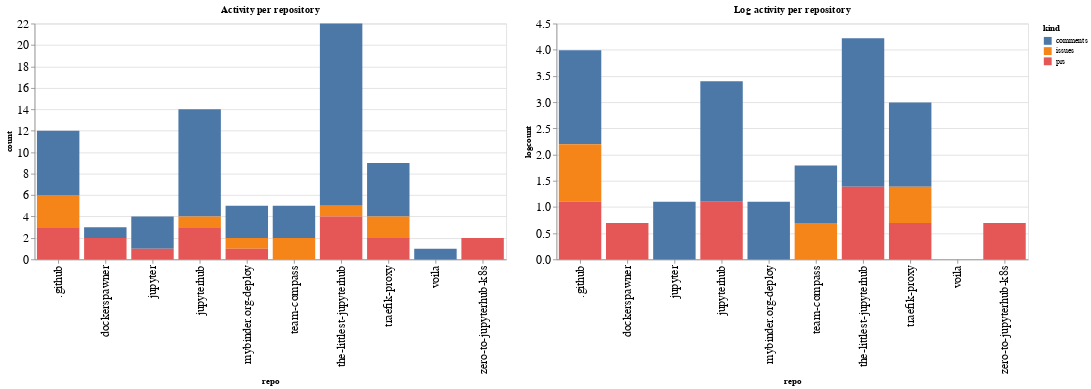

Notebook source saved alongside this figure:
### Code cell
ch1 = alt.Chart(repo_summaries, width=600, title="Activity per repository").mark_bar().encode(
    x='repo',
    y='count',
    color='kind',
    tooltip="kind"
)

ch2 = alt.Chart(repo_summaries, width=600, title="Log activity per repository").mark_bar().encode(
    x='repo',
    y='logcount',
    color='kind',
    tooltip="kind"
)

ch1 | ch2

### Figure 1 — Vega-Lite specification as saved in the notebook (floating-point values rounded to 4 significant figures)
{"config": {"axisLeft": {"labelFontSize": 15}, "axisBottom": {"labelFontSize": 15}}, "hconcat": [{"mark": "bar", "encoding": {"color": {"type": "nominal", "field": "kind"}, "tooltip": {"type": "nominal", "field": "kind"}, "x": {"type": "nominal", "field": "repo"}, "y": {"type": "quantitative", "field": "count"}}, "title": "Activity per repository", "width": 600}, {"mark": "bar", "encoding": {"color": {"type": "nominal", "field": "kind"}, "tooltip": {"type": "nominal", "field": "kind"}, "x": {"type": "nominal", "field": "repo"}, "y": {"type": "quantitative", "field": "logcount"}}, "title": "Log activity per repository", "width": 600}], "data": {"name": "data-edf1412c410022f9e98977f9a7a91de1"}, "$schema": "https://vega.github.io/schema/vega-lite/v4.8.1.json", "datasets": {"data-edf1412c410022f9e98977f9a7a91de1": [{"repo": ".github", "kind": "comments", "count": 6, "logcount": 1.792}, {"repo": ".github", "kind": "issues", "count": 3, "logcount": 1.099}, {"repo": ".github", "kind": "prs", "count": 3, "logcount": 1.099}, {"repo": "dockerspawner", "kind": "comments", "count": 1, "logcount": 0.0}, {"repo": "dockerspawner", "kind": "prs", "count": 2, "logcount": 0.6931}, {"repo": "jupyter", "kind": "comments", "count": 3, "logcount": 1.099}, {"repo": "jupyter", "kind": "prs", "count": 1, "logcount": 0.0}, {"repo": "jupyterhub", "kind": "comments", "count": 10, "logcount": 2.303}, {"repo": "jupyterhub", "kind": "issues", "count": 1, "logcount": 0.0}, {"repo": "jupyterhub", "kind": "prs", "count": 3, "logcount": 1.099}, {"repo": "mybinder.org-deploy", "kind": "comments", "count": 3, "logcount": 1.099}, {"repo": "mybinder.org-deploy", "kind": "issues", "count": 1, "logcount": 0.0}, {"repo": "mybinder.org-deploy", "kind": "prs", "count": 1, "logcount": 0.0}, {"repo": "team-compass", "kind": "comments", "count": 3, "logcount": 1.099}, {"repo": "team-compass", "kind": "issues", "count": 2, "logcount": 0.6931}, {"repo": "the-littlest-jupyterhub", "kind": "comments", "count": 17, "logcount": 2.833}, {"repo": "the-littlest-jupyterhub", "kind": "issues", "count": 1, "logcount": 0.0}, {"repo": "the-littlest-jupyterhub", "kind": "prs", "count": 4, "logcount": 1.386}, {"repo": "traefik-proxy", "kind": "comments", "count": 5, "logcount": 1.609}, {"repo": "traefik-proxy", "kind": "issues", "count": 2, "logcount": 0.6931}, {"repo": "traefik-proxy", "kind": "prs", "count": 2, "logcount": 0.6931}, {"repo": "voila", "kind": "comments", "count": 1, "logcount": 0.0}, {"repo": "zero-to-jupyterhub-k8s", "kind": "prs", "count": 2, "logcount": 0.6931}]}}
